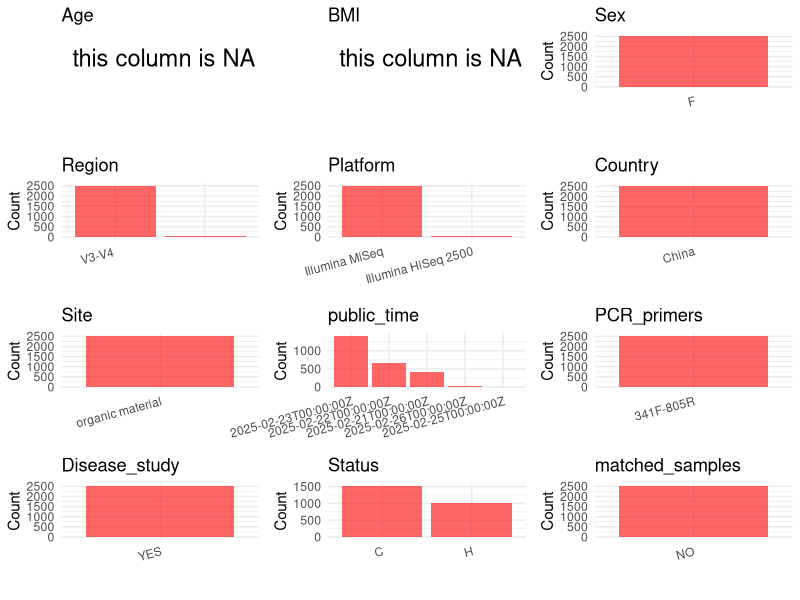

Recreate this plot in R. (Note: this script raises an error after producing the figure.)
## ---- chunk 1
# Load necessary libraries
library(dplyr)
library(ggplot2)
library(cowplot)
library(stringr)

# Set working directory (update this path to your local directory)
setwd("E:/bioproject/PRJEB86033")

# Read the initial metadata files
initial_meta <- read.csv("SraRunTable.csv", header = T) 

# Display the first few rows of the metadata
head(initial_meta)
## ---- chunk 2
# Create a uniform metadata dataframe
metadata <- data.frame(
  BioProject = initial_meta$BioProject,
  Run = initial_meta$Run,
  sample_name = initial_meta$Library.Name,
  Age = NA,
  BMI = NA,
  Sex = initial_meta$sex,
  Region = initial_meta$target_subfragment..exp.,
  Platform = initial_meta$Instrument,
  Site = initial_meta$env_material,
  public_time = initial_meta$ReleaseDate,
  Status = initial_meta$status_host,
  matched_samples = NA,
  stringsAsFactors = FALSE
)

# Remove all occurrences of "region" at the end of the Region column
# Use abbreviations to indicate gender
metadata <- metadata %>%
  mutate(Region = str_replace(Region, "region$", ""),
         Sex = recode(Sex, "female" = "F", "male" = "M"))
## ---- chunk 3
# Add information obtained from the publication
metadata$Country <- "China"
metadata$PCR_primers <- "341F-805R"
metadata$title <- "Single-tooth resolved, whole-mouth prediction of early childhood caries
via spatiotemporal variations of plaque microbiota"
metadata$Disease_study <- "YES"

#extract subject id by remove prefix of sample_name
metadata$sample_name <- gsub("14341", "", metadata$sample_name)

# Check initial data distribution
cat("Initial sample distribution:\n")
table(metadata$sample_name)
table(metadata$Site)

# Calculate sampling frequency per subject
sample_counts <- table(metadata$sample_name)
cat("\nNumber of samples per subject:\n")
print(sample_counts)

# Create matched_samples column
metadata$matched_samples <- ifelse(metadata$sample_name %in% names(sample_counts[sample_counts >= 2]), "YES", "NO")
## ---- chunk 4
# Check the number of unique runs and sample names
print(paste("Number of unique runs:", length(unique(metadata$Run))))
print(paste("Number of unique sample names:", length(unique(metadata$sample_name))))
## ---- chunk 5
# Select columns for visualization
plot_data <- metadata %>%
  select(-BioProject, -Run, -sample_name, -title)

# Function to create simple plots for each column
create_simple_plots <- function(data) {
  plots <- list()
  
  for (col in colnames(data)) {
    # Check if the column is all NA
    if (all(is.na(data[[col]]))) {
      # Create an empty plot with text indicating all NA
      p <- ggplot() +
        annotate("text", x = 0.5, y = 0.5, label = "this column is NA", size = 6) +
        labs(title = col) +
        theme_void()
    } else if (is.numeric(data[[col]])) {
      # Numeric variable: histogram
      p <- ggplot(data, aes(x = .data[[col]])) +
        geom_histogram(fill = "blue", alpha = 0.6, bins = 20, na.rm = TRUE) +
        labs(title = col) +
        theme_minimal()
    } else {
      # Categorical variable: bar plot (remove NA values)
      count_data <- as.data.frame(table(data[[col]], useNA = "ifany"))
      p <- ggplot(count_data, aes(x = reorder(Var1, -Freq), y = Freq)) +
        geom_col(fill = "red", alpha = 0.6) +
        labs(title = col, x = NULL, y = "Count") +
        theme_minimal() +
        theme(axis.text.x = element_text(angle = 15, hjust = 1))
    }
    plots[[col]] <- p
  }
  
  return(plots)
}

# Generate and arrange plots
plots <- create_simple_plots(plot_data)
p<-plot_grid(plots$Age, 
          plots$BMI, 
          plots$Sex, 
          plots$Region, 
          plots$Platform, 
          plots$Country, 
          plots$Site,
          plots$public_time, 
          plots$PCR_primers,
          plots$Disease_study,
          plots$Status,
          plots$matched_samples,# add 
          ncol = 3, align = "hv", axis = "lb")
ggsave("Metadata_Summary.png", plot = p, width = 8, height = 6, dpi = 150)
## ---- chunk 6
knitr::include_graphics("Metadata_Summary.png")
## ---- chunk 7
# Reorder columns to match the desired format
metadata <- metadata[, c(
  "BioProject", "Run", "sample_name", "Age", "BMI", "Sex", 
  "Region", "Platform", "Country", "Site", "public_time", 
  "PCR_primers", "title", "Disease_study", "Status", "matched_samples"
)]

# Export the uniform metadata to a CSV file
write.csv(metadata, file = "metadata.csv", quote = FALSE)
head(metadata)
